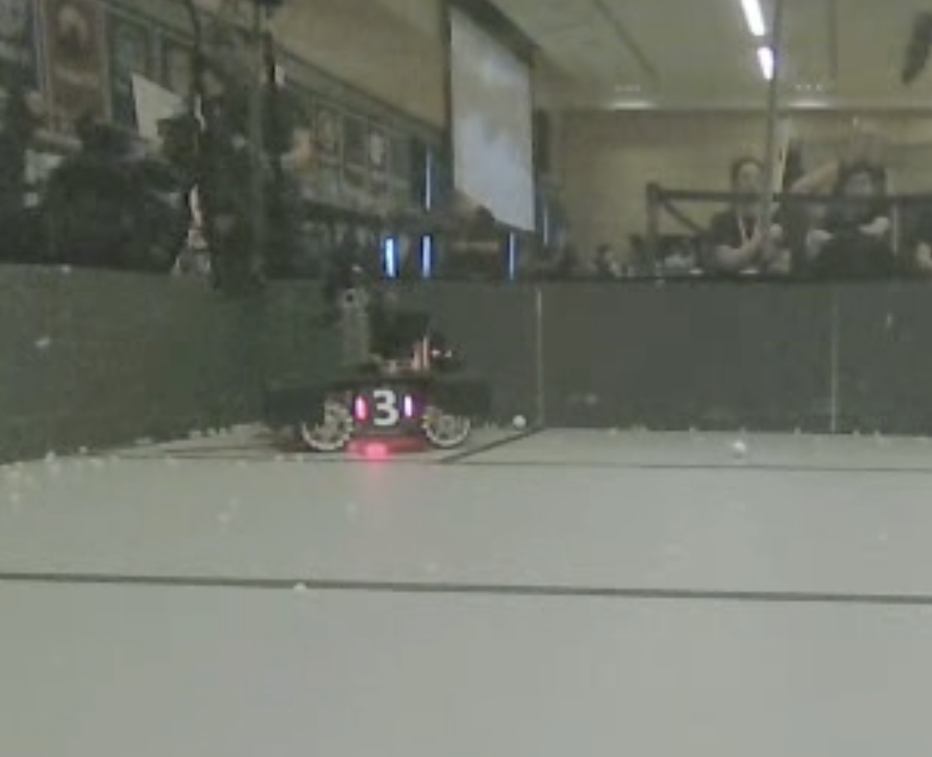
#> input picture original.png, 932 x 757 px, shrunk from 1130 x 918 before the run
$ python orb.py
#> lines starting #> are read from the running program, lines starting #| are printed output that depends on the picture
import numpy as np
import cv2


# Read the query image as query_img
# and train image This query image
# is what you need to find in train image
# Save it in the same directory
# with the name image.jpg
query_img = cv2.imread('original.png')
#> query_img is the input picture: shape (757, 932, 3); mean B, G, R 107.9, 118.1, 114.6
train_img = cv2.imread('template3.png')
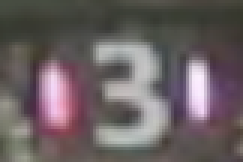
#> input picture template3.png, 81 x 54 px, shrunk from 98 x 66 before the run (shown 3 times larger)
#> train_img is the input picture: shape (54, 81, 3); mean B, G, R 97.9, 96.4, 106

# Convert it to grayscale
query_img_bw = cv2.cvtColor(query_img,cv2.COLOR_BGR2GRAY)
train_img_bw = cv2.cvtColor(train_img, cv2.COLOR_BGR2GRAY)
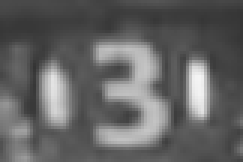
#> train_img_bw: shape (54, 81) (shown 3 times larger); min 52, max 244, mean 99.5

# Initialize the ORB detector algorithm
orb = cv2.ORB_create(fastThreshold=10, edgeThreshold=20)

# Now detect the keypoints and compute
# the descriptors for the query image
# and train image
queryKeypoints, queryDescriptors = orb.detectAndCompute(query_img_bw,None)
#> queryKeypoints = 500 keypoints; strongest (x, y, size): (408, 399, 44.6), (407, 398, 37.2), (406, 400, 64.3), (389, 242, 44.6)
trainKeypoints, trainDescriptors = orb.detectAndCompute(train_img_bw,None)
#> trainKeypoints = 11 keypoints; strongest (x, y, size): (41, 23, 31), (42, 25, 37.2), (36, 31, 31), (36, 28, 37.2)

# Initialize the Matcher for matching
# the keypoints and then match the
# keypoints
matcher = cv2.BFMatcher()
matches = matcher.match(queryDescriptors,trainDescriptors)
#> matches = 500 matches
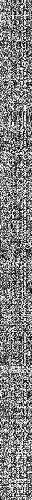
#> queryDescriptors: shape (500, 32); min 0, max 255, mean 128.5

# draw the matches to the final image
# containing both the images the drawMatches()
# function takes both images and keypoints
# and outputs the matched query image with
# its train image
#> (the run stopped early here; a loop or call above may not have finished)
